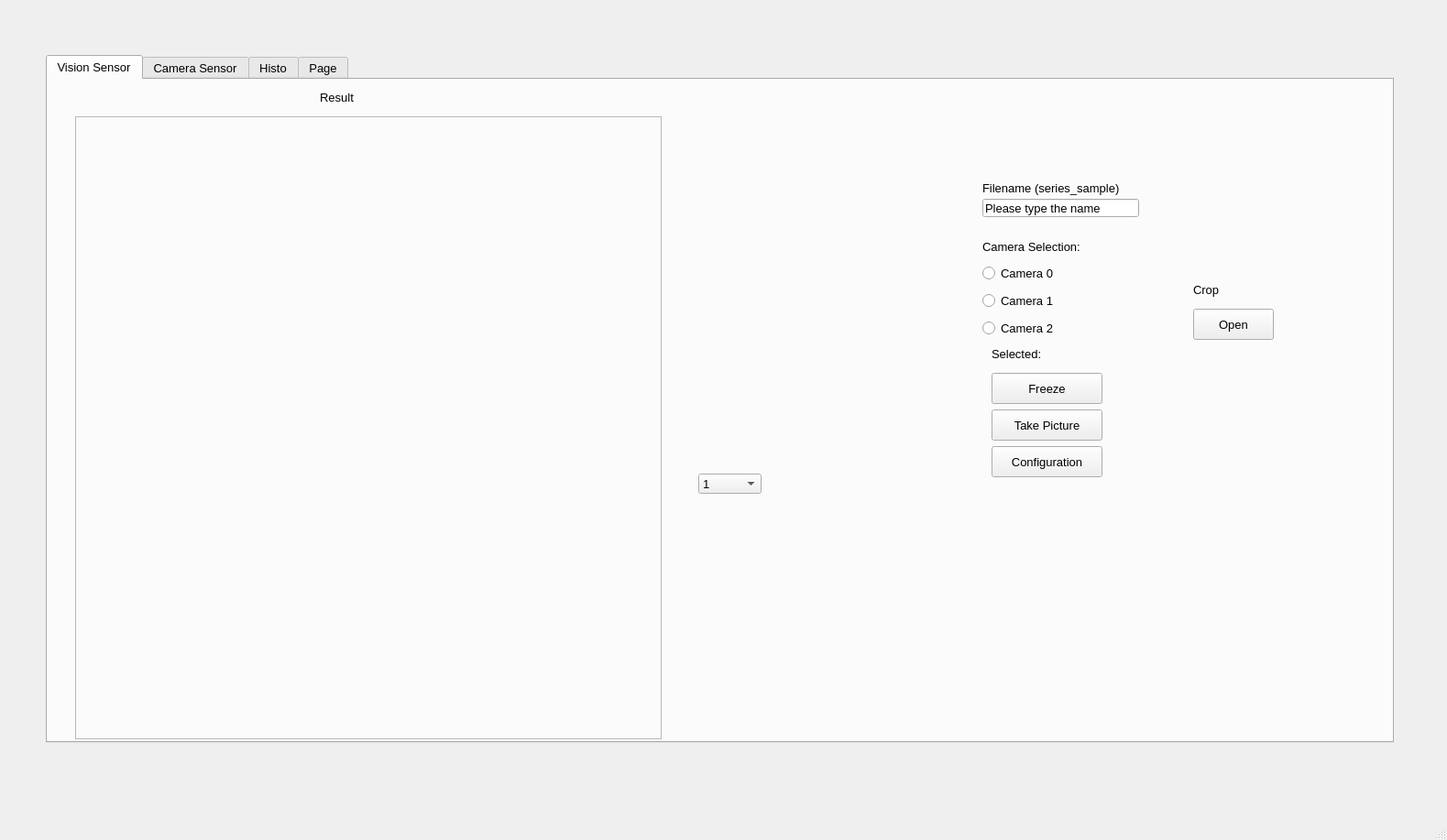
<?xml version="1.0" encoding="UTF-8"?>
<ui version="4.0">
 <class>MainWindow</class>
 <widget class="QMainWindow" name="MainWindow">
  <property name="geometry">
   <rect>
    <x>0</x>
    <y>0</y>
    <width>1579</width>
    <height>917</height>
   </rect>
  </property>
  <property name="sizePolicy">
   <sizepolicy hsizetype="MinimumExpanding" vsizetype="MinimumExpanding">
    <horstretch>0</horstretch>
    <verstretch>0</verstretch>
   </sizepolicy>
  </property>
  <property name="font">
   <font>
    <pointsize>10</pointsize>
   </font>
  </property>
  <property name="tabletTracking">
   <bool>false</bool>
  </property>
  <property name="windowTitle">
   <string>INSTEAD</string>
  </property>
  <property name="windowIcon">
   <iconset>
    <normaloff>../../../../Downloads/f046c48a-0a5f-43a6-93cd-e82bdb76511f.jpeg</normaloff>../../../../Downloads/f046c48a-0a5f-43a6-93cd-e82bdb76511f.jpeg</iconset>
  </property>
  <widget class="QWidget" name="centralwidget">
   <widget class="QPushButton" name="button1_4">
    <property name="geometry">
     <rect>
      <x>840</x>
      <y>1170</y>
      <width>88</width>
      <height>34</height>
     </rect>
    </property>
    <property name="text">
     <string>Open</string>
    </property>
   </widget>
   <widget class="QLabel" name="label_23">
    <property name="geometry">
     <rect>
      <x>870</x>
      <y>1140</y>
      <width>31</width>
      <height>18</height>
     </rect>
    </property>
    <property name="text">
     <string>Crop</string>
    </property>
   </widget>
   <widget class="QTabWidget" name="tabWidget">
    <property name="geometry">
     <rect>
      <x>50</x>
      <y>60</y>
      <width>1471</width>
      <height>751</height>
     </rect>
    </property>
    <property name="currentIndex">
     <number>0</number>
    </property>
    <widget class="QWidget" name="tab">
     <attribute name="title">
      <string>Vision Sensor</string>
     </attribute>
     <widget class="QLabel" name="label_2">
      <property name="geometry">
       <rect>
        <x>250</x>
        <y>10</y>
        <width>131</width>
        <height>18</height>
       </rect>
      </property>
      <property name="text">
       <string>Result</string>
      </property>
      <property name="alignment">
       <set>Qt::AlignCenter</set>
      </property>
     </widget>
     <widget class="QPushButton" name="startButton">
      <property name="geometry">
       <rect>
        <x>1030</x>
        <y>320</y>
        <width>121</width>
        <height>34</height>
       </rect>
      </property>
      <property name="text">
       <string>Freeze</string>
      </property>
     </widget>
     <widget class="QPushButton" name="snapButton">
      <property name="geometry">
       <rect>
        <x>1030</x>
        <y>360</y>
        <width>121</width>
        <height>34</height>
       </rect>
      </property>
      <property name="text">
       <string>Take Picture</string>
      </property>
     </widget>
     <widget class="QPushButton" name="camConfig">
      <property name="geometry">
       <rect>
        <x>1030</x>
        <y>400</y>
        <width>121</width>
        <height>34</height>
       </rect>
      </property>
      <property name="text">
       <string>Configuration</string>
      </property>
     </widget>
     <widget class="QLabel" name="label_24">
      <property name="geometry">
       <rect>
        <x>1250</x>
        <y>220</y>
        <width>91</width>
        <height>18</height>
       </rect>
      </property>
      <property name="text">
       <string>Crop</string>
      </property>
     </widget>
     <widget class="QPushButton" name="pushButton">
      <property name="geometry">
       <rect>
        <x>1250</x>
        <y>250</y>
        <width>88</width>
        <height>34</height>
       </rect>
      </property>
      <property name="text">
       <string>Open</string>
      </property>
     </widget>
     <widget class="QFrame" name="frame">
      <property name="geometry">
       <rect>
        <x>30</x>
        <y>40</y>
        <width>640</width>
        <height>680</height>
       </rect>
      </property>
      <property name="frameShape">
       <enum>QFrame::StyledPanel</enum>
      </property>
      <property name="frameShadow">
       <enum>QFrame::Raised</enum>
      </property>
     </widget>
     <widget class="QLabel" name="label_26">
      <property name="geometry">
       <rect>
        <x>1030</x>
        <y>290</y>
        <width>111</width>
        <height>18</height>
       </rect>
      </property>
      <property name="text">
       <string>Selected:</string>
      </property>
     </widget>
     <widget class="QLabel" name="label_22">
      <property name="geometry">
       <rect>
        <x>1020</x>
        <y>170</y>
        <width>159</width>
        <height>25</height>
       </rect>
      </property>
      <property name="text">
       <string>Camera Selection:</string>
      </property>
     </widget>
     <widget class="QRadioButton" name="radioButton0">
      <property name="geometry">
       <rect>
        <x>1020</x>
        <y>200</y>
        <width>159</width>
        <height>22</height>
       </rect>
      </property>
      <property name="text">
       <string>Camera 0</string>
      </property>
     </widget>
     <widget class="QRadioButton" name="radioButton1">
      <property name="geometry">
       <rect>
        <x>1020</x>
        <y>230</y>
        <width>159</width>
        <height>22</height>
       </rect>
      </property>
      <property name="text">
       <string>Camera 1</string>
      </property>
     </widget>
     <widget class="QRadioButton" name="radioButton2">
      <property name="geometry">
       <rect>
        <x>1020</x>
        <y>260</y>
        <width>159</width>
        <height>22</height>
       </rect>
      </property>
      <property name="text">
       <string>Camera 2</string>
      </property>
     </widget>
     <widget class="QLabel" name="label_5">
      <property name="geometry">
       <rect>
        <x>1020</x>
        <y>110</y>
        <width>231</width>
        <height>16</height>
       </rect>
      </property>
      <property name="text">
       <string>Filename (series_sample)</string>
      </property>
     </widget>
     <widget class="QLineEdit" name="fileName">
      <property name="geometry">
       <rect>
        <x>1020</x>
        <y>130</y>
        <width>171</width>
        <height>20</height>
       </rect>
      </property>
      <property name="text">
       <string>Please type the name</string>
      </property>
     </widget>
     <widget class="QComboBox" name="comboBox">
      <property name="geometry">
       <rect>
        <x>710</x>
        <y>430</y>
        <width>69</width>
        <height>22</height>
       </rect>
      </property>
      <item>
       <property name="text">
        <string>1</string>
       </property>
      </item>
      <item>
       <property name="text">
        <string>2</string>
       </property>
      </item>
      <item>
       <property name="text">
        <string>3</string>
       </property>
      </item>
     </widget>
    </widget>
    <widget class="QWidget" name="tab_2">
     <attribute name="title">
      <string>Camera Sensor</string>
     </attribute>
     <widget class="QLabel" name="label_32">
      <property name="geometry">
       <rect>
        <x>760</x>
        <y>240</y>
        <width>81</width>
        <height>18</height>
       </rect>
      </property>
      <property name="text">
       <string>Delay(ms):</string>
      </property>
     </widget>
     <widget class="QPushButton" name="startSampling">
      <property name="geometry">
       <rect>
        <x>760</x>
        <y>370</y>
        <width>88</width>
        <height>34</height>
       </rect>
      </property>
      <property name="text">
       <string>Start</string>
      </property>
     </widget>
     <widget class="QLineEdit" name="amount_input">
      <property name="geometry">
       <rect>
        <x>760</x>
        <y>200</y>
        <width>113</width>
        <height>32</height>
       </rect>
      </property>
      <property name="text">
       <string>3000</string>
      </property>
     </widget>
     <widget class="QLabel" name="label_33">
      <property name="geometry">
       <rect>
        <x>760</x>
        <y>180</y>
        <width>81</width>
        <height>18</height>
       </rect>
      </property>
      <property name="text">
       <string>Total data:</string>
      </property>
     </widget>
     <widget class="QLabel" name="label_28">
      <property name="geometry">
       <rect>
        <x>810</x>
        <y>10</y>
        <width>111</width>
        <height>18</height>
       </rect>
      </property>
      <property name="text">
       <string>Data sampling:</string>
      </property>
     </widget>
     <widget class="QLineEdit" name="delay_input">
      <property name="geometry">
       <rect>
        <x>760</x>
        <y>260</y>
        <width>113</width>
        <height>32</height>
       </rect>
      </property>
      <property name="text">
       <string>60</string>
      </property>
     </widget>
     <widget class="QLabel" name="label_29">
      <property name="geometry">
       <rect>
        <x>120</x>
        <y>40</y>
        <width>171</width>
        <height>18</height>
       </rect>
      </property>
      <property name="text">
       <string>Monitor:</string>
      </property>
     </widget>
     <widget class="QPushButton" name="refreshScreen">
      <property name="geometry">
       <rect>
        <x>760</x>
        <y>410</y>
        <width>88</width>
        <height>34</height>
       </rect>
      </property>
      <property name="text">
       <string>Refresh</string>
      </property>
     </widget>
     <widget class="QTextEdit" name="log_display">
      <property name="geometry">
       <rect>
        <x>120</x>
        <y>70</y>
        <width>541</width>
        <height>431</height>
       </rect>
      </property>
     </widget>
     <widget class="QLineEdit" name="repetition_input">
      <property name="geometry">
       <rect>
        <x>760</x>
        <y>320</y>
        <width>113</width>
        <height>32</height>
       </rect>
      </property>
      <property name="text">
       <string>5</string>
      </property>
     </widget>
     <widget class="QLabel" name="label_34">
      <property name="geometry">
       <rect>
        <x>760</x>
        <y>300</y>
        <width>151</width>
        <height>18</height>
       </rect>
      </property>
      <property name="text">
       <string>How many repetition?</string>
      </property>
     </widget>
     <widget class="QLabel" name="label_6">
      <property name="geometry">
       <rect>
        <x>760</x>
        <y>120</y>
        <width>201</width>
        <height>16</height>
       </rect>
      </property>
      <property name="text">
       <string>Filename: </string>
      </property>
     </widget>
     <widget class="QLineEdit" name="fileName_csv">
      <property name="geometry">
       <rect>
        <x>760</x>
        <y>140</y>
        <width>141</width>
        <height>31</height>
       </rect>
      </property>
      <property name="text">
       <string>series_sample</string>
      </property>
     </widget>
     <widget class="QLCDNumber" name="repetition_times">
      <property name="geometry">
       <rect>
        <x>590</x>
        <y>40</y>
        <width>71</width>
        <height>23</height>
       </rect>
      </property>
     </widget>
     <widget class="QLabel" name="label_35">
      <property name="geometry">
       <rect>
        <x>430</x>
        <y>40</y>
        <width>181</width>
        <height>18</height>
       </rect>
      </property>
      <property name="text">
       <string>Number of repetition:</string>
      </property>
     </widget>
     <widget class="QPushButton" name="open_folder">
      <property name="geometry">
       <rect>
        <x>760</x>
        <y>80</y>
        <width>211</width>
        <height>31</height>
       </rect>
      </property>
      <property name="text">
       <string>Open Save Folder</string>
      </property>
     </widget>
     <widget class="QLabel" name="label_11">
      <property name="geometry">
       <rect>
        <x>760</x>
        <y>60</y>
        <width>201</width>
        <height>16</height>
       </rect>
      </property>
      <property name="text">
       <string>Open File:</string>
      </property>
     </widget>
    </widget>
    <widget class="QWidget" name="tab_5">
     <attribute name="title">
      <string>Histo</string>
     </attribute>
     <widget class="QFrame" name="crop_image">
      <property name="geometry">
       <rect>
        <x>710</x>
        <y>90</y>
        <width>640</width>
        <height>480</height>
       </rect>
      </property>
      <property name="frameShape">
       <enum>QFrame::StyledPanel</enum>
      </property>
      <property name="frameShadow">
       <enum>QFrame::Raised</enum>
      </property>
     </widget>
     <widget class="QPushButton" name="pushButton_3">
      <property name="geometry">
       <rect>
        <x>270</x>
        <y>670</y>
        <width>88</width>
        <height>34</height>
       </rect>
      </property>
      <property name="text">
       <string>Crop</string>
      </property>
     </widget>
     <widget class="QPushButton" name="pushButton_4">
      <property name="geometry">
       <rect>
        <x>400</x>
        <y>670</y>
        <width>88</width>
        <height>34</height>
       </rect>
      </property>
      <property name="text">
       <string>get Plot</string>
      </property>
     </widget>
     <widget class="QPushButton" name="pushButton_5">
      <property name="geometry">
       <rect>
        <x>140</x>
        <y>670</y>
        <width>88</width>
        <height>34</height>
       </rect>
      </property>
      <property name="text">
       <string>Open</string>
      </property>
     </widget>
     <widget class="QPushButton" name="pushButton_6">
      <property name="geometry">
       <rect>
        <x>510</x>
        <y>670</y>
        <width>88</width>
        <height>34</height>
       </rect>
      </property>
      <property name="text">
       <string>save Hist?</string>
      </property>
     </widget>
     <widget class="QLabel" name="label_3">
      <property name="geometry">
       <rect>
        <x>360</x>
        <y>30</y>
        <width>58</width>
        <height>18</height>
       </rect>
      </property>
      <property name="text">
       <string>CROP</string>
      </property>
     </widget>
     <widget class="QLabel" name="label_4">
      <property name="geometry">
       <rect>
        <x>1040</x>
        <y>30</y>
        <width>121</width>
        <height>18</height>
       </rect>
      </property>
      <property name="text">
       <string>HISTOGRAM</string>
      </property>
     </widget>
     <widget class="QPushButton" name="clearCropped">
      <property name="geometry">
       <rect>
        <x>10</x>
        <y>670</y>
        <width>88</width>
        <height>34</height>
       </rect>
      </property>
      <property name="text">
       <string>clear</string>
      </property>
     </widget>
     <widget class="QFrame" name="frame_4">
      <property name="geometry">
       <rect>
        <x>30</x>
        <y>90</y>
        <width>640</width>
        <height>480</height>
       </rect>
      </property>
      <property name="frameShape">
       <enum>QFrame::StyledPanel</enum>
      </property>
      <property name="frameShadow">
       <enum>QFrame::Raised</enum>
      </property>
      <widget class="QLabel" name="cropShow">
       <property name="geometry">
        <rect>
         <x>80</x>
         <y>-30</y>
         <width>640</width>
         <height>480</height>
        </rect>
       </property>
       <property name="text">
        <string>Image</string>
       </property>
       <property name="alignment">
        <set>Qt::AlignCenter</set>
       </property>
      </widget>
     </widget>
     <widget class="QDoubleSpinBox" name="doubleSpinBox">
      <property name="geometry">
       <rect>
        <x>90</x>
        <y>620</y>
        <width>62</width>
        <height>22</height>
       </rect>
      </property>
     </widget>
     <widget class="QLabel" name="label_8">
      <property name="geometry">
       <rect>
        <x>100</x>
        <y>600</y>
        <width>52</width>
        <height>15</height>
       </rect>
      </property>
      <property name="text">
       <string>X-axis:</string>
      </property>
     </widget>
     <widget class="QLabel" name="label_9">
      <property name="geometry">
       <rect>
        <x>230</x>
        <y>600</y>
        <width>52</width>
        <height>20</height>
       </rect>
      </property>
      <property name="text">
       <string>Y-axis:</string>
      </property>
     </widget>
     <widget class="QDoubleSpinBox" name="doubleSpinBox_2">
      <property name="geometry">
       <rect>
        <x>230</x>
        <y>620</y>
        <width>62</width>
        <height>22</height>
       </rect>
      </property>
     </widget>
     <widget class="QDoubleSpinBox" name="doubleSpinBox_3">
      <property name="geometry">
       <rect>
        <x>350</x>
        <y>620</y>
        <width>62</width>
        <height>22</height>
       </rect>
      </property>
     </widget>
     <widget class="QLabel" name="label_10">
      <property name="geometry">
       <rect>
        <x>330</x>
        <y>600</y>
        <width>101</width>
        <height>20</height>
       </rect>
      </property>
      <property name="text">
       <string>Radius (pixel)</string>
      </property>
     </widget>
     <zorder>frame_4</zorder>
     <zorder>crop_image</zorder>
     <zorder>pushButton_3</zorder>
     <zorder>pushButton_4</zorder>
     <zorder>pushButton_5</zorder>
     <zorder>pushButton_6</zorder>
     <zorder>label_3</zorder>
     <zorder>label_4</zorder>
     <zorder>clearCropped</zorder>
     <zorder>doubleSpinBox</zorder>
     <zorder>label_8</zorder>
     <zorder>label_9</zorder>
     <zorder>doubleSpinBox_2</zorder>
     <zorder>doubleSpinBox_3</zorder>
     <zorder>label_10</zorder>
    </widget>
    <widget class="QWidget" name="tab_3">
     <attribute name="title">
      <string>Page</string>
     </attribute>
     <widget class="QFrame" name="frame_2">
      <property name="geometry">
       <rect>
        <x>80</x>
        <y>120</y>
        <width>500</width>
        <height>400</height>
       </rect>
      </property>
      <property name="frameShape">
       <enum>QFrame::StyledPanel</enum>
      </property>
      <property name="frameShadow">
       <enum>QFrame::Raised</enum>
      </property>
      <widget class="QFrame" name="frame_5">
       <property name="geometry">
        <rect>
         <x>-10</x>
         <y>-40</y>
         <width>120</width>
         <height>80</height>
        </rect>
       </property>
       <property name="frameShape">
        <enum>QFrame::StyledPanel</enum>
       </property>
       <property name="frameShadow">
        <enum>QFrame::Raised</enum>
       </property>
      </widget>
     </widget>
     <widget class="QLabel" name="label_7">
      <property name="geometry">
       <rect>
        <x>250</x>
        <y>50</y>
        <width>52</width>
        <height>15</height>
       </rect>
      </property>
      <property name="text">
       <string>jadinya 6 grafik</string>
      </property>
     </widget>
    </widget>
   </widget>
  </widget>
  <widget class="QStatusBar" name="statusbar"/>
  <action name="actionSave">
   <property name="text">
    <string>Save</string>
   </property>
   <property name="shortcut">
    <string>Ctrl+S</string>
   </property>
  </action>
  <action name="actionNew">
   <property name="text">
    <string>New</string>
   </property>
   <property name="shortcut">
    <string>Ctrl+N</string>
   </property>
  </action>
  <action name="actionTeh_help">
   <property name="text">
    <string>Teh help</string>
   </property>
   <property name="shortcut">
    <string>Ctrl+Shift+/</string>
   </property>
  </action>
  <action name="actionQuit">
   <property name="text">
    <string>Quit</string>
   </property>
   <property name="shortcut">
    <string>Ctrl+Q</string>
   </property>
  </action>
  <action name="actionHome">
   <property name="text">
    <string>Home</string>
   </property>
  </action>
 </widget>
 <resources/>
 <connections/>
</ui>
